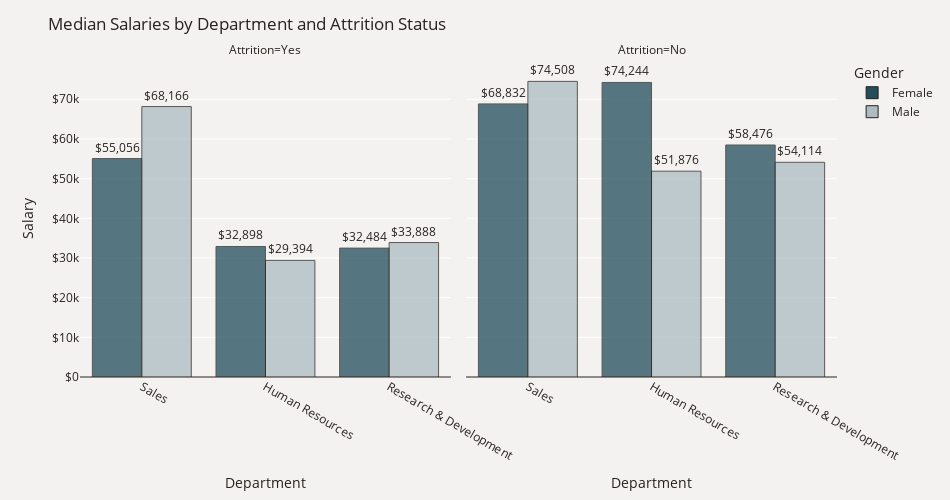

Write notebook code for a chart like this one.
### Code cell
plot_df = data.groupby(['Department', 'Attrition', 'Gender'])['MonthlyIncome'].median()
plot_df = plot_df.mul(12).rename('Salary').reset_index().sort_values('Salary', ascending=False).sort_values('Gender')
fig = px.bar(plot_df, x='Department', y='Salary', color='Gender', text='Salary',  
             barmode='group', opacity=0.75, color_discrete_map={'Female': '#214D5C','Male': '#ACBCC2'},
             facet_col='Attrition', category_orders={'Attrition': ['Yes', 'No']})
fig.update_traces(texttemplate='$%{text:,.0f}', textposition='outside',
                  marker_line=dict(width=1, color='#28221D'))
fig.update_yaxes(zeroline=True, zerolinewidth=1, zerolinecolor='#28221D')
fig.update_layout(title_text='Median Salaries by Department and Attrition Status', font_color='#28221D',
                  yaxis=dict(title='Salary',tickprefix='$',range=(0,79900)),width=950,height=500,
                  paper_bgcolor='#F4F2F0', plot_bgcolor='#F4F2F0')
fig.show()

### Figure 1 — Plotly figure (JSON) as saved in the notebook; plotly's stock layout.template omitted (floating-point values rounded to 4 significant figures)
{"data": [{"alignmentgroup": "True", "hovertemplate": "Gender=Female<br>Attrition=Yes<br>Department=%{x}<br>Salary=%{text}<extra></extra>", "legendgroup": "Female", "marker": {"color": "#214D5C", "line": {"color": "#28221D", "width": 1}, "opacity": 0.75, "pattern": {"shape": ""}}, "name": "Female", "offsetgroup": "Female", "orientation": "v", "showlegend": true, "text": [55056, 32898, 32484], "textposition": "outside", "texttemplate": "$%{text:,.0f}", "type": "bar", "x": ["Sales", "Human Resources", "Research & Development"], "xaxis": "x", "y": [55056, 32898, 32484], "yaxis": "y"}, {"alignmentgroup": "True", "hovertemplate": "Gender=Female<br>Attrition=No<br>Department=%{x}<br>Salary=%{text}<extra></extra>", "legendgroup": "Female", "marker": {"color": "#214D5C", "line": {"color": "#28221D", "width": 1}, "opacity": 0.75, "pattern": {"shape": ""}}, "name": "Female", "offsetgroup": "Female", "orientation": "v", "showlegend": false, "text": [74244, 68832, 58476], "textposition": "outside", "texttemplate": "$%{text:,.0f}", "type": "bar", "x": ["Human Resources", "Sales", "Research & Development"], "xaxis": "x2", "y": [74244, 68832, 58476], "yaxis": "y2"}, {"alignmentgroup": "True", "hovertemplate": "Gender=Male<br>Attrition=Yes<br>Department=%{x}<br>Salary=%{text}<extra></extra>", "legendgroup": "Male", "marker": {"color": "#ACBCC2", "line": {"color": "#28221D", "width": 1}, "opacity": 0.75, "pattern": {"shape": ""}}, "name": "Male", "offsetgroup": "Male", "orientation": "v", "showlegend": true, "text": [68166, 33888, 29394], "textposition": "outside", "texttemplate": "$%{text:,.0f}", "type": "bar", "x": ["Sales", "Research & Development", "Human Resources"], "xaxis": "x", "y": [68166, 33888, 29394], "yaxis": "y"}, {"alignmentgroup": "True", "hovertemplate": "Gender=Male<br>Attrition=No<br>Department=%{x}<br>Salary=%{text}<extra></extra>", "legendgroup": "Male", "marker": {"color": "#ACBCC2", "line": {"color": "#28221D", "width": 1}, "opacity": 0.75, "pattern": {"shape": ""}}, "name": "Male", "offsetgroup": "Male", "orientation": "v", "showlegend": false, "text": [74508, 54114, 51876], "textposition": "outside", "texttemplate": "$%{text:,.0f}", "type": "bar", "x": ["Sales", "Research & Development", "Human Resources"], "xaxis": "x2", "y": [74508, 54114, 51876], "yaxis": "y2"}], "layout": {"annotations": [{"font": {}, "showarrow": false, "text": "Attrition=Yes", "x": 0.245, "xanchor": "center", "xref": "paper", "y": 1, "yanchor": "bottom", "yref": "paper"}, {"font": {}, "showarrow": false, "text": "Attrition=No", "x": 0.755, "xanchor": "center", "xref": "paper", "y": 1, "yanchor": "bottom", "yref": "paper"}], "barmode": "group", "font": {"color": "#28221D"}, "height": 500, "legend": {"title": {"text": "Gender"}, "tracegroupgap": 0}, "margin": {"t": 60}, "paper_bgcolor": "#F4F2F0", "plot_bgcolor": "#F4F2F0", "title": {"text": "Median Salaries by Department and Attrition Status"}, "width": 950, "xaxis": {"anchor": "y", "autorange": true, "domain": [0, 0.49], "range": [-0.5, 2.5], "title": {"text": "Department"}, "type": "category"}, "xaxis2": {"anchor": "y2", "autorange": true, "domain": [0.51, 1], "matches": "x", "range": [-0.5, 2.5], "title": {"text": "Department"}, "type": "category"}, "yaxis": {"anchor": "x", "domain": [0, 1], "range": [0, 79900], "tickprefix": "$", "title": {"text": "Salary"}, "type": "linear", "zeroline": true, "zerolinecolor": "#28221D", "zerolinewidth": 1}, "yaxis2": {"anchor": "x2", "domain": [0, 1], "matches": "y", "showticklabels": false, "type": "linear", "zeroline": true, "zerolinecolor": "#28221D", "zerolinewidth": 1}}}
